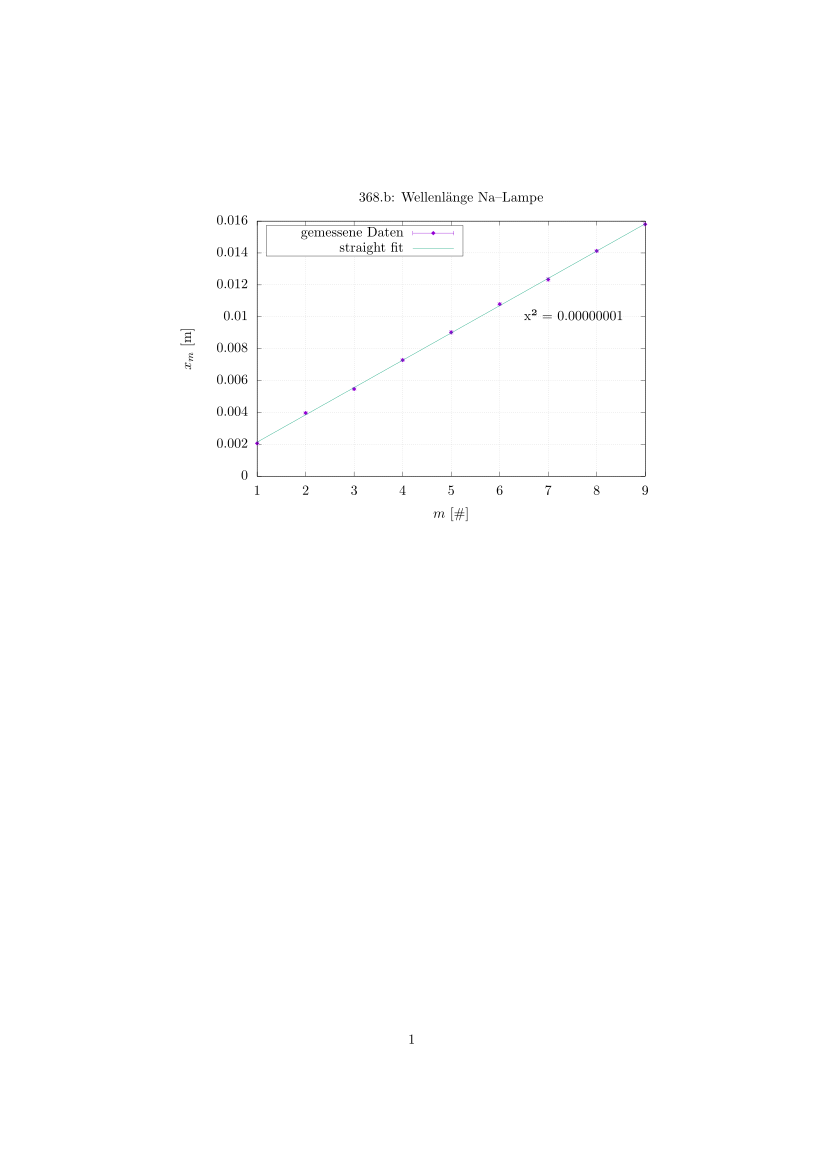

Write the gnuplot code that produced this figure.
set terminal epslatex color
set output "output_b.tex"
set title '368.b: Wellenlänge Na--Lampe'
set xlabel '$m$ [\#]'
set ylabel '$x_m$ [m]'
set grid
set key box top left
f(x) = m*x+n
fit f(x) 'b.dat' u 1:2 via m,n
chi2 = (FIT_STDFIT*FIT_STDFIT)
set label sprintf("x² = %.8f", chi2) at 6.5,0.01
plot 'b.dat' u 1:2:3 with yerrorbars title 'gemessene Daten' pt 13 pointsize 1,\
        f(x) title 'straight fit'

# pt 0 pixel
# pt 1 plus
# pt 13 dot
# lw linewidth
# ps pointsize
# yerrorbars uses last column
